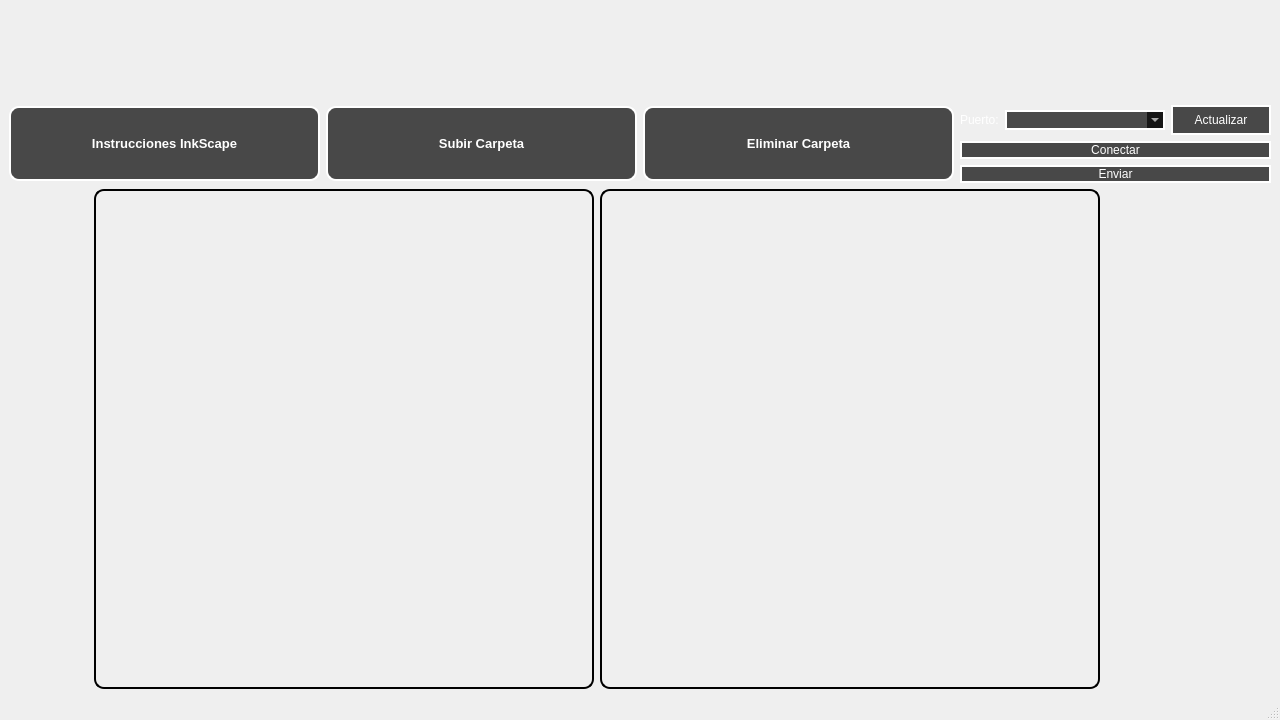
<?xml version="1.0" encoding="UTF-8"?>
<ui version="4.0">
 <class>MainWindow</class>
 <widget class="QMainWindow" name="MainWindow">
  <property name="geometry">
   <rect>
    <x>0</x>
    <y>0</y>
    <width>1280</width>
    <height>720</height>
   </rect>
  </property>
  <property name="windowTitle">
   <string>MainWindow</string>
  </property>
  <widget class="QWidget" name="centralwidget">
   <layout class="QGridLayout" name="gridLayout">
    <item row="2" column="2">
     <widget class="QLabel" name="label_5">
      <property name="font">
       <font>
        <pointsize>16</pointsize>
        <bold>true</bold>
       </font>
      </property>
      <property name="styleSheet">
       <string notr="true">color: white;</string>
      </property>
      <property name="text">
       <string/>
      </property>
     </widget>
    </item>
    <item row="1" column="0" colspan="4">
     <layout class="QVBoxLayout" name="verticalLayout_2">
      <item>
       <widget class="QLabel" name="label_4">
        <property name="maximumSize">
         <size>
          <width>160</width>
          <height>120</height>
         </size>
        </property>
        <property name="text">
         <string/>
        </property>
       </widget>
      </item>
      <item>
       <layout class="QHBoxLayout" name="horizontalLayout_2">
        <item>
         <widget class="QPushButton" name="pushButton_3">
          <property name="minimumSize">
           <size>
            <width>100</width>
            <height>75</height>
           </size>
          </property>
          <property name="font">
           <font>
            <pointsize>10</pointsize>
            <italic>false</italic>
            <bold>true</bold>
           </font>
          </property>
          <property name="styleSheet">
           <string notr="true">background-color: rgba(0, 0, 0, 178); 
border: 2px solid white; /* Reborde negro */
border-radius: 10px; /* Esquinas redondeadas */
color: white;
</string>
          </property>
          <property name="text">
           <string>Instrucciones InkScape</string>
          </property>
         </widget>
        </item>
        <item>
         <widget class="QPushButton" name="pushButton_2">
          <property name="minimumSize">
           <size>
            <width>100</width>
            <height>75</height>
           </size>
          </property>
          <property name="font">
           <font>
            <pointsize>10</pointsize>
            <bold>true</bold>
           </font>
          </property>
          <property name="styleSheet">
           <string notr="true">background-color: rgba(0, 0, 0, 178); 
border: 2px solid white; /* Reborde negro */
border-radius: 10px; /* Esquinas redondeadas */
color: white;
</string>
          </property>
          <property name="text">
           <string>Subir Carpeta</string>
          </property>
         </widget>
        </item>
        <item>
         <widget class="QPushButton" name="pushButton">
          <property name="minimumSize">
           <size>
            <width>100</width>
            <height>75</height>
           </size>
          </property>
          <property name="font">
           <font>
            <pointsize>10</pointsize>
            <bold>true</bold>
            <strikeout>false</strikeout>
           </font>
          </property>
          <property name="styleSheet">
           <string notr="true">background-color: rgba(0, 0, 0, 178); 
border: 2px solid white; /* Reborde negro */
border-radius: 10px; /* Esquinas redondeadas */
color: white;
</string>
          </property>
          <property name="text">
           <string>Eliminar Carpeta</string>
          </property>
         </widget>
        </item>
        <item>
         <layout class="QVBoxLayout" name="verticalLayout">
          <item>
           <layout class="QHBoxLayout" name="horizontalLayout">
            <item>
             <widget class="QLabel" name="label_2">
              <property name="sizePolicy">
               <sizepolicy hsizetype="Fixed" vsizetype="Preferred">
                <horstretch>0</horstretch>
                <verstretch>0</verstretch>
               </sizepolicy>
              </property>
              <property name="font">
               <font>
                <pointsize>9</pointsize>
               </font>
              </property>
              <property name="styleSheet">
               <string notr="true">
color: white;

</string>
              </property>
              <property name="text">
               <string>Puerto:</string>
              </property>
             </widget>
            </item>
            <item>
             <widget class="QComboBox" name="cbPuertos">
              <property name="enabled">
               <bool>true</bool>
              </property>
              <property name="styleSheet">
               <string notr="true">background-color: rgba(0, 0, 0, 178); 
border: 2px solid white; /* Reborde negro */
color: white;

</string>
              </property>
             </widget>
            </item>
            <item>
             <widget class="QPushButton" name="pbActualizar">
              <property name="sizePolicy">
               <sizepolicy hsizetype="Fixed" vsizetype="Fixed">
                <horstretch>0</horstretch>
                <verstretch>0</verstretch>
               </sizepolicy>
              </property>
              <property name="maximumSize">
               <size>
                <width>100</width>
                <height>30</height>
               </size>
              </property>
              <property name="font">
               <font>
                <pointsize>9</pointsize>
               </font>
              </property>
              <property name="styleSheet">
               <string notr="true">background-color: rgba(0, 0, 0, 178); 
border: 2px solid white; /* Reborde negro */
color: white;

</string>
              </property>
              <property name="text">
               <string>Actualizar</string>
              </property>
             </widget>
            </item>
           </layout>
          </item>
          <item>
           <widget class="QPushButton" name="pbConectar">
            <property name="styleSheet">
             <string notr="true">background-color: rgba(0, 0, 0, 178); 
border: 2px solid white; /* Reborde negro */
color: white;

</string>
            </property>
            <property name="text">
             <string>Conectar</string>
            </property>
           </widget>
          </item>
          <item>
           <widget class="QPushButton" name="pbEnviar">
            <property name="styleSheet">
             <string notr="true">background-color: rgba(0, 0, 0, 178); 
border: 2px solid white; /* Reborde negro */
color: white;

</string>
            </property>
            <property name="text">
             <string>Enviar</string>
            </property>
           </widget>
          </item>
         </layout>
        </item>
       </layout>
      </item>
     </layout>
    </item>
    <item row="2" column="1">
     <layout class="QHBoxLayout" name="horizontalLayout_3">
      <item>
       <layout class="QVBoxLayout" name="verticalLayout_3">
        <item>
         <widget class="QLabel" name="label">
          <property name="enabled">
           <bool>true</bool>
          </property>
          <property name="minimumSize">
           <size>
            <width>500</width>
            <height>500</height>
           </size>
          </property>
          <property name="maximumSize">
           <size>
            <width>500</width>
            <height>500</height>
           </size>
          </property>
          <property name="styleSheet">
           <string notr="true">QLabel#label {
    border: 2px solid black;
    border-radius: 10px; 
    padding: 6px;
}
</string>
          </property>
          <property name="text">
           <string/>
          </property>
         </widget>
        </item>
       </layout>
      </item>
      <item>
       <layout class="QVBoxLayout" name="verticalLayout_4">
        <item>
         <widget class="QLabel" name="label_3">
          <property name="minimumSize">
           <size>
            <width>500</width>
            <height>0</height>
           </size>
          </property>
          <property name="maximumSize">
           <size>
            <width>500</width>
            <height>16777215</height>
           </size>
          </property>
          <property name="styleSheet">
           <string notr="true">QLabel#label_3 {
    border: 2px solid black;
    border-radius: 10px; 
    padding: 6px;
}
</string>
          </property>
          <property name="text">
           <string/>
          </property>
         </widget>
        </item>
       </layout>
      </item>
     </layout>
    </item>
   </layout>
  </widget>
  <widget class="QStatusBar" name="statusbar"/>
  <widget class="QMenuBar" name="menuBar">
   <property name="geometry">
    <rect>
     <x>0</x>
     <y>0</y>
     <width>1280</width>
     <height>21</height>
    </rect>
   </property>
  </widget>
  <action name="actionInstrucciones">
   <property name="text">
    <string>Instrucciones</string>
   </property>
  </action>
 </widget>
 <resources/>
 <connections/>
</ui>
